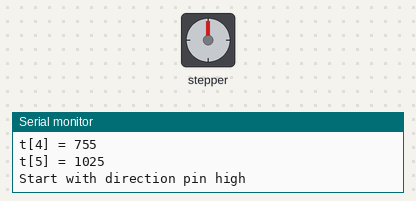
The sketch below on a simulated Arduino Uno, built with avr-gcc and run on an emulated ATmega328P. Parts: stepper motor, the last lines printed to the serial monitor. Wiring (inferred from the names in the program): stepper motor driver (200 steps per turn assumed): step pin 8; direction pin 9.

Above: at 0.15 s.
At 2.05 s:
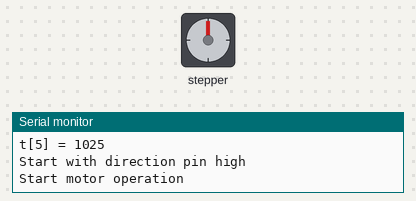
At 3.9 s:
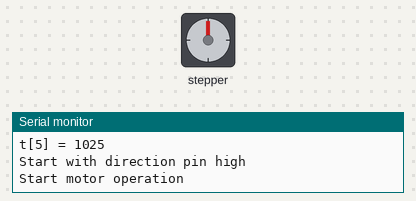
At 7.7 s:
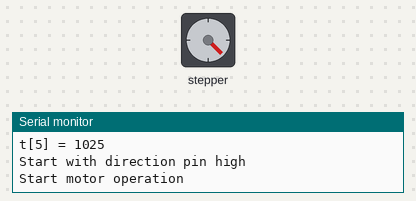
Timing chart, 0 to 10.1 s (numbered marks = the images above):
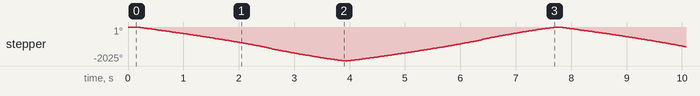

The sketch:

Comparison.ino
```cpp
// Code for comparing the 3 motors models in order to select the most suitable
// Based on S-curve.ino

// Motor 1: Sanyo Denki SM2863-5151
// Motor 2: Astrosyn MY34H1-3
// Motor 3: Stepper Online 34HS38-3008S

// - - - - - - - - - PINS - - - - - - - - -
byte directionPin = 9;
byte stepPin = 8;
byte ledPin = 13;

// - - - - - - - - - RANGE OF MOTION - - - - - - - - -
int numberOfSteps = 1125;
int iterations=1;

// - - - - - - - - - MOTION VARIABLES - - - - - - - - -
const int arrsz = 50;        //Number of steps it takes for ∂f/∂x to reach 1
const int exp_inc = 10;      //what speed value is reached after arrsz steps
const int minspeed = 2500;   // delay, not speed
int maxspeed = 1000;
int motorSpeed = 0;

// - - - - - - - - - TIMING ARRAYS - - - - - - - - -
int Sa[arrsz];              //Array starting at low speed
int Sb[arrsz];              //Array finishing at high speed
int Sc[2*arrsz];            //Extended array starting at low speed
int temp[arrsz];            //Temp array
int time_array[6] = {0,0,0,0,0,0};

void setup()
{

  Serial.begin(9600);
  Serial.println("Starting Stepper");

  pinMode(directionPin, OUTPUT);
  pinMode(stepPin, OUTPUT);

  Serial.println("Creating arrays");
  createArrays();

  Serial.println("Assigning time array");
  time_array_mod(time_array);

  Serial.println("Start with direction pin high");
  digitalWrite(directionPin, HIGH);

  Serial.println("Start motor operation");
}

void loop() {
  int d = digitalRead(directionPin);
  for(int i = 0; i < iterations; i++){
    changeDirection(d);
    motorSpeed = minspeed;
    for (int i = 0; i < numberOfSteps; i++){
      digitalWrite(stepPin, HIGH);
      delayMicroseconds(motorSpeed + 4);
      digitalWrite(stepPin, LOW);
      delayMicroseconds(motorSpeed);
      motorSpeed = stepInterval(i, time_array);
      //Serial.println(motorSpeed);
      }
    delayMicroseconds(100);
  }
}

void createArrays(){
  //USING L/1+exp(-k(x-mid))
  // L = curve's maximum value = 500
  // k = steepness of curve = 0.1
  int mid = 20; // mid-point x-value of curve
  for(int i = 0; i < arrsz; i++){
    Sa[i] = round(-500/(1+exp(-0.1*((i+1)-mid))) + minspeed);
    //Serial.println(Sa[i]);
    Sb[i] = round(-500/(1+exp(-0.1*(160-(arrsz-i) - 130))) + (maxspeed+480));
    //Serial.println(Sb[i]);
    temp[i] = Sa[i] - 411;
    }
  for(int j = 0; j < arrsz; j++){
    Sc[j] = Sa[j];
  }
  for(int k = arrsz; k < 2*arrsz; k++){
    Sc[k] = temp[k - arrsz];
  }
}

void changeDirection(int d){
  if(d == 0){
    digitalWrite(directionPin, HIGH);
  }
  else{
    digitalWrite(directionPin, LOW);
  }
}
//Sets speed depending on step interval in which we are
int stepInterval(int i, int t[]){
  if (i < t[0]){    //1st exponential (slow) increase from minspeed
    motorSpeed = Sa[i];
    //Serial.print("one = ");
  }
  else if(i >= t[0] && i < t[1]){   //linear increase y=x
    motorSpeed = 2024 - (i-t[0]);
    //Serial.print("two = ");
  }
  else if(i >= t[1] && i < t[2]){   //2nd exp increase until maxspeed
    motorSpeed = Sb[i-t[1]];
    //Serial.print("three = ");
  }
  else if(i >= t[2] && i < t[3]){   //continue at maxspeed until motor needs to slow down
    //motorSpeed = maxspeed;
    //Serial.print("four = ");
  }
  else if(i > t[3] && i < t[4]){    //1st exponential decay from maxspeed
    motorSpeed = Sb[(arrsz-1)-(i-t[3])];
    //Serial.print("five = ");
  }
  else if(i >= t[4] && i < t[5]){   //linear decrease
    motorSpeed = 1420 + (i-t[4]);
    //Serial.print("six = ");
  }
  else if(i >= t[5]){   //2nd exponential decay until minspeed
    motorSpeed = Sc[(2*arrsz-1)-(i-t[5])] + 76;
    //Serial.print("seven = ");
  }
  //Serial.println(motorSpeed);
  return motorSpeed;
 }

void time_array_mod(int t[]){
  t[0] = arrsz;
  t[1] = arrsz + minspeed/4 - 2*exp_inc;
  t[2] = t[1] + arrsz;
  t[3] = t[2];
  t[4] = t[3] + arrsz;
  t[5] = numberOfSteps - 2*arrsz;
  for(int i = 0; i < 6; i++){
    Serial.print("t[");
    Serial.print(i);
    Serial.print("] = ");
    Serial.println(t[i]);
  }
}
```

Measured:
- by itself, stepper: turns 2025° counter-clockwise in 3.8 s, then 2024° clockwise in 3.8 s, repeating every 7.7 s
